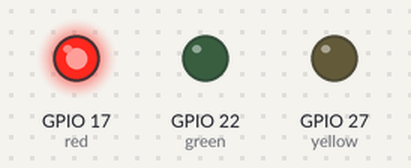
This program was run on a simulated Raspberry Pi (BCM pin numbers). Parts: output pins drawn as LEDs (lit = HIGH).

Above: at 2.5 s.
At 7.5 s:
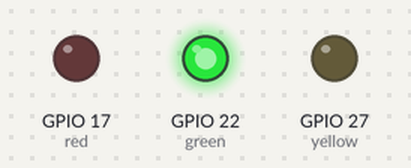
At 11.0 s:
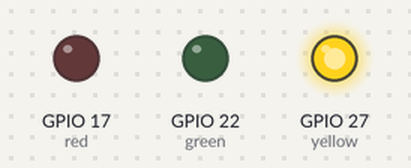
Timing chart, 0 to 15.6 s (numbered marks = the images above):
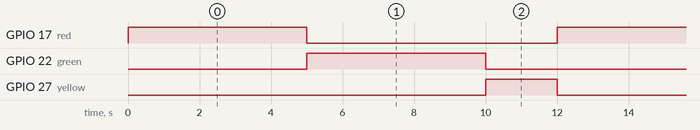

Measured:
- by itself, GPIO 17 (red), GPIO 22 (green): alternates HIGH for 5.0 s and LOW for 7.0 s
- by itself, GPIO 27 (yellow): alternates HIGH for 2.0 s and LOW for 10.0 s
- by itself, everything shown: repeats every 12.0 s, in 3 steps

The program:

traffic_light.py
```python
from gpiozero import LED
from time import sleep

# LED PIN ASSIGNMENTS
red = LED(17)
yellow = LED(27)
green = LED(22)

while True:
    # RED
    red.on()
    sleep(5)
    red.off()

    # GREEN
    green.on()
    sleep(5)
    green.off()

    # YELLOW
    yellow.on()
    sleep(2)
    yellow.off()
```
